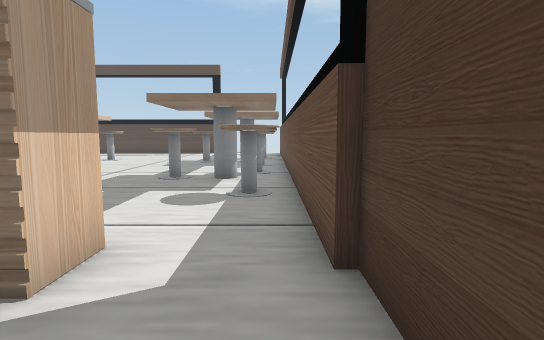
[1] (above)

16 first-person views from a walk through a scene from a Unity 3-D project. The camera is 1.2 m above the floor, tilts 6° down and sees 80° across. The floor is counted in squares, 1 m on a side. Each view is taken from the middle of a square. On the plan, view 1 faces up. The plan holds only what a view shows up to about 14 squares ahead; the rest is blank. The place goes on beyond the plan. The player character is not drawn. Door leaves are left out, so doorways stand open. Some surface patterns are stand-ins.

[2]
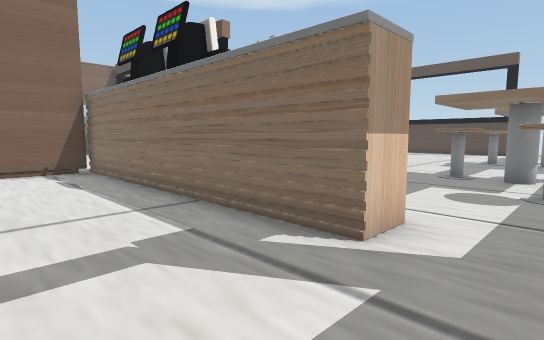

[3]
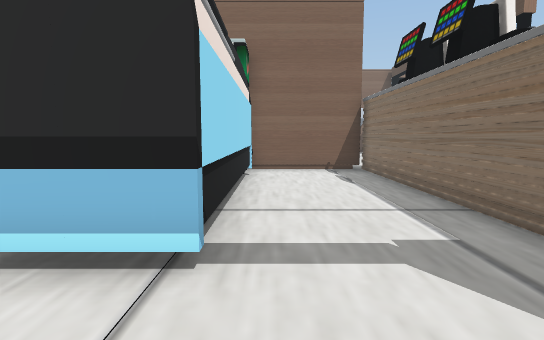

[4]
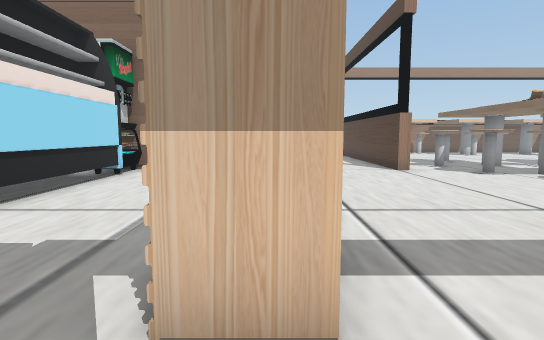

[5]
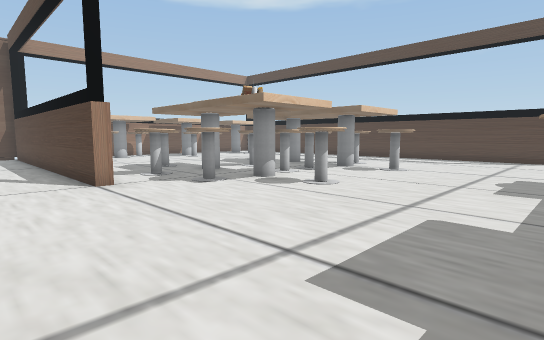

[6]
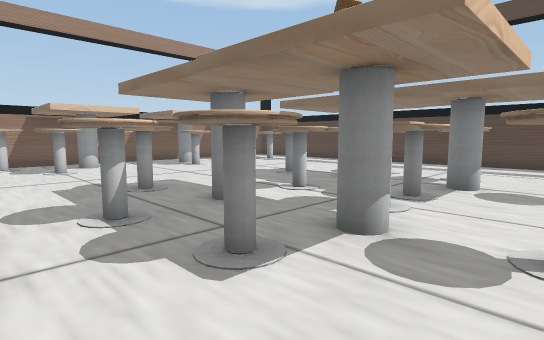

[7]
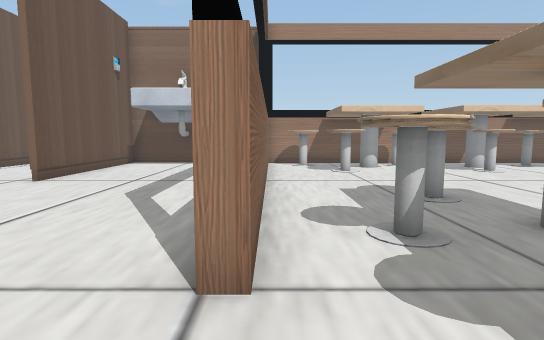

[8]
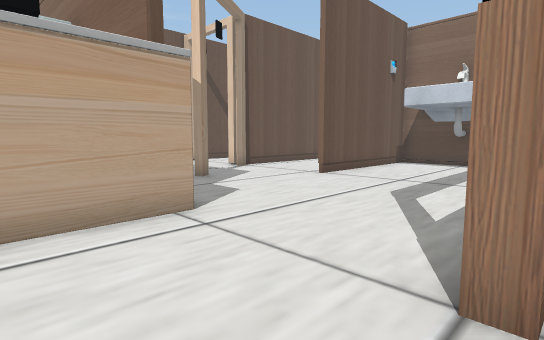

[9]
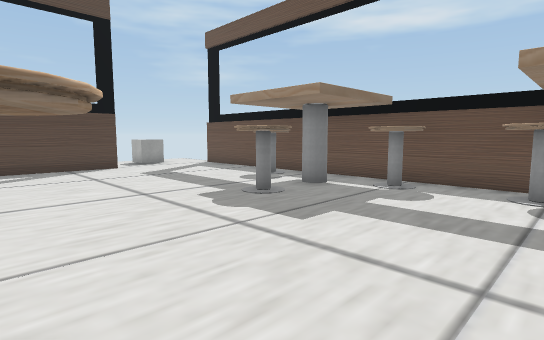

[10]
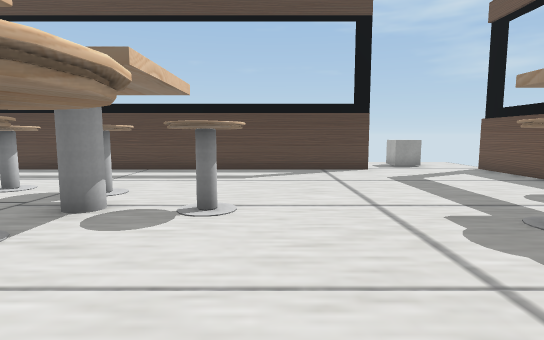

[11]
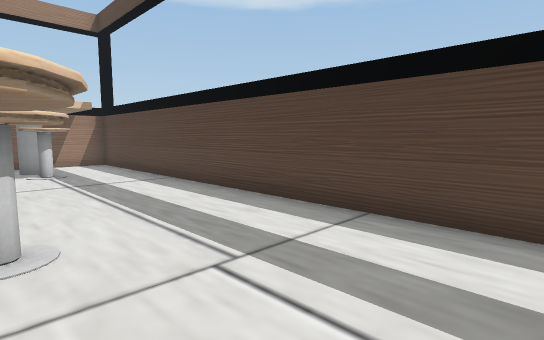

[12]
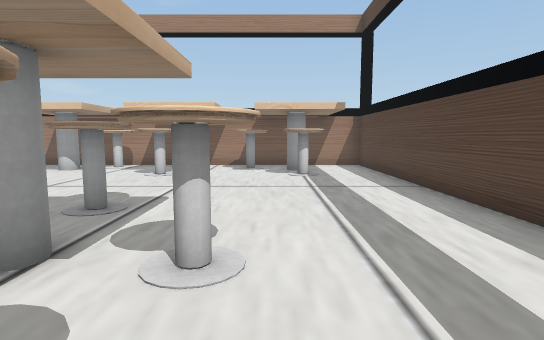

[13]
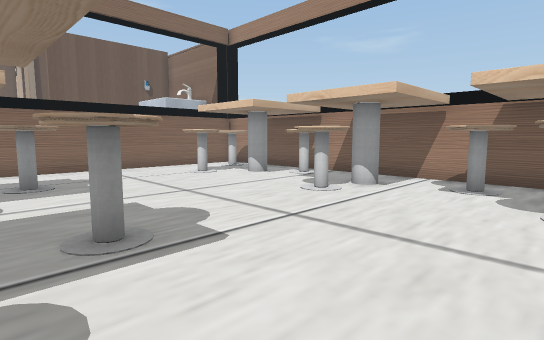

[14]
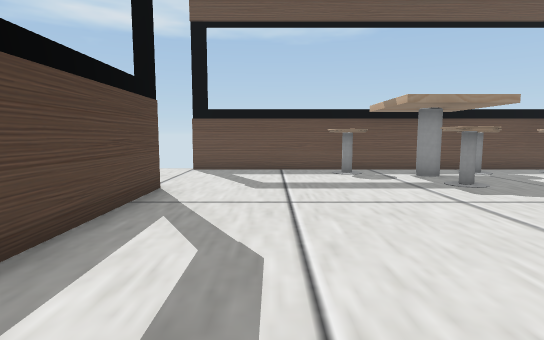

[15]
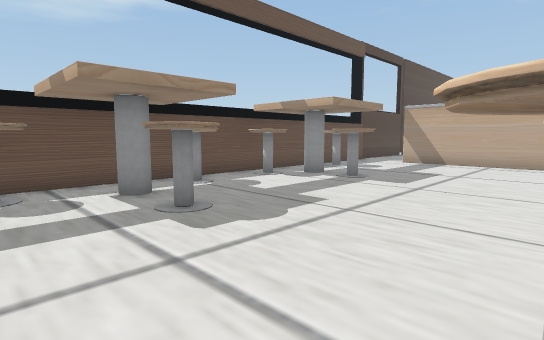

[16]
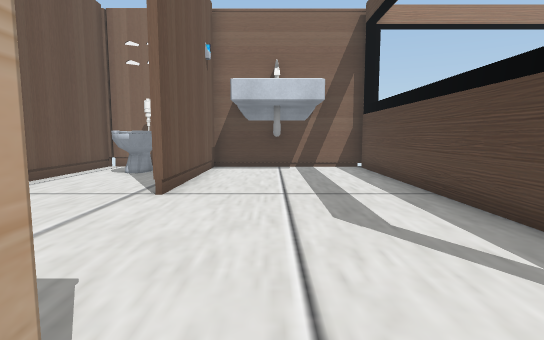

### Floor plan
Points are (right, up) in squares from view 1. A wall is a line through its corners. A room is listed if a view was taken in it or the views show most of it. See-through windows are left out.
Room 1 (views 1, 2, 3)
walls: (-1.8, 2.3) (-11.7, 2.3) (-11.7, -2.4)
ways out: opening at (-0.5, 2.5) to room 2
objects: other object (-11, -3) to (-11, -2)
Room 2 (views 4, 5, 6, 7, 8, 9, 10, 11, 12, 13, 14, 15, 16)
walls: (-11.9, 3.4) (-9.2, 3.4); (-6.8, 3.4) (-2.6, 3.4); (-3.5, 22.6) (-23.5, 22.6) (-23.5, 9.4); (-22.8, 7.8) (-11.4, 7.8) (-11.4, 7.4) (-23.5, 7.4) (-23.5, 1.8) (-17.5, 1.8); (-1.8, 3.5) (-1.8, 2.3); (-14.7, -0.4) (-14.3, -0.2); (0.6, 2.8) (0.6, 22.9); (0.8, 0.9) (0.8, 2.9); (-23.7, -0.6) (-23.7, -2.4) (-17.8, -2.4)
ways out: opening at (-0.5, 2.5) to room 1; open door at (-16.2, -2); gap at (1, 23)
objects: other object (-23, -1) to (-21, 0); other object (-23, 4); other object (-23, 9) to (-22, 10); other object (-23, 13) to (-22, 14); other object (-22, 12) to (-21, 12); other object (-22, 16) to (-21, 16); other object (-22, 18) to (-21, 19); other object (-22, 20) to (-21, 20); other object (-21, 10) to (-20, 11); other object (-20, 15) to (-20, 16); other object (-20, 19) to (-20, 20); other object (-16, 11) to (-15, 12); other object (-16, 16) to (-15, 17); other object (-13, 9) to (-12, 10); other object (-13, 12); other object (-13, 13) to (-12, 15); other object (-13, 16) to (-13, 17); other object (-13, 18) to (-12, 19); other object (-11, 10) to (-10, 11); other object (-11, 13) to (-10, 13); other object (-11, 14) to (-10, 15); other object (-11, 17) to (-10, 18); other object (-10, 12); other object (-10, 16) to (-10, 17); other object (-9, 11) to (-8, 12); other object (-9, 16) to (-8, 17); other object (-4, 15) to (-3, 16); other object (-3, 9) to (-3, 10); other object (-2, 9) to (-1, 10); other object (-2, 24); other object (-1, 6) to (0, 7); other object (-1, 10) to (0, 11); other object (-1, 13) to (0, 14); other object (-1, 15); other object (-1, 17) to (0, 18)

Where each view was taken, in squares from view 1:
view 1: 0 up, 0 right, facing up
view 2: 1 down, 0 right, facing up-left
view 3: 1 down, 0 right, facing left
view 4: 3 up, 0 right, facing left
view 5: 5 up, 3 left, facing up-left
view 6: 8 up, 8 left, facing up-left
view 7: 8 up, 9 left, facing left
view 8: 8 up, 9 left, facing down-left
view 9: 10 up, 8 left, facing up-right
view 10: 11 up, 7 left, facing up
view 11: 18 up, 9 left, facing up-left
view 12: 19 up, 10 left, facing left
view 13: 20 up, 14 left, facing down-left
view 14: 20 up, 11 left, facing right
view 15: 18 up, 8 left, facing down-right
view 16: 4 up, 11 left, facing left
